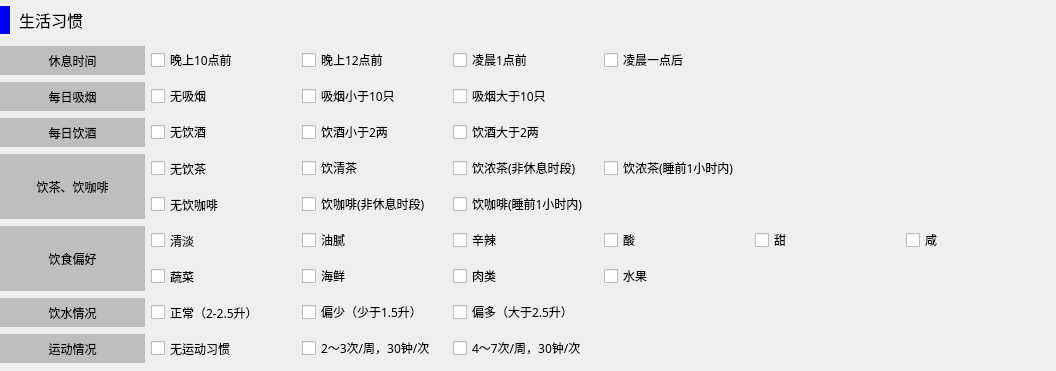
<?xml version="1.0" encoding="UTF-8"?>
<ui version="4.0">
 <class>T3L7</class>
 <widget class="QWidget" name="T3L7">
  <property name="geometry">
   <rect>
    <x>0</x>
    <y>0</y>
    <width>1056</width>
    <height>371</height>
   </rect>
  </property>
  <property name="windowTitle">
   <string>Form</string>
  </property>
  <widget class="QWidget" name="gridLayoutWidget">
   <property name="geometry">
    <rect>
     <x>0</x>
     <y>0</y>
     <width>1051</width>
     <height>364</height>
    </rect>
   </property>
   <property name="font">
    <font>
     <family>微软雅黑</family>
    </font>
   </property>
   <layout class="QGridLayout" name="gridLayout" columnstretch="1,1,1,1,1,1,1">
    <item row="5" column="1">
     <widget class="QCheckBox" name="s52">
      <property name="minimumSize">
       <size>
        <width>0</width>
        <height>29</height>
       </size>
      </property>
      <property name="font">
       <font>
        <family>微软雅黑</family>
       </font>
      </property>
      <property name="text">
       <string>无饮咖啡</string>
      </property>
     </widget>
    </item>
    <item row="8" column="1">
     <widget class="QCheckBox" name="s82">
      <property name="minimumSize">
       <size>
        <width>0</width>
        <height>29</height>
       </size>
      </property>
      <property name="font">
       <font>
        <family>微软雅黑</family>
       </font>
      </property>
      <property name="text">
       <string>正常（2-2.5升）</string>
      </property>
     </widget>
    </item>
    <item row="2" column="2">
     <widget class="QCheckBox" name="s23">
      <property name="font">
       <font>
        <family>微软雅黑</family>
       </font>
      </property>
      <property name="text">
       <string>吸烟小于10只</string>
      </property>
     </widget>
    </item>
    <item row="2" column="3">
     <widget class="QCheckBox" name="s24">
      <property name="font">
       <font>
        <family>微软雅黑</family>
       </font>
      </property>
      <property name="text">
       <string>吸烟大于10只</string>
      </property>
     </widget>
    </item>
    <item row="3" column="1">
     <widget class="QCheckBox" name="s32">
      <property name="font">
       <font>
        <family>微软雅黑</family>
       </font>
      </property>
      <property name="text">
       <string>无饮酒</string>
      </property>
     </widget>
    </item>
    <item row="2" column="1">
     <widget class="QCheckBox" name="s22">
      <property name="font">
       <font>
        <family>微软雅黑</family>
       </font>
      </property>
      <property name="text">
       <string>无吸烟</string>
      </property>
     </widget>
    </item>
    <item row="3" column="0">
     <widget class="QLabel" name="s31">
      <property name="minimumSize">
       <size>
        <width>0</width>
        <height>29</height>
       </size>
      </property>
      <property name="font">
       <font>
        <family>微软雅黑</family>
       </font>
      </property>
      <property name="styleSheet">
       <string notr="true">background-color: rgb(190, 190, 190);</string>
      </property>
      <property name="text">
       <string>每日饮酒</string>
      </property>
      <property name="alignment">
       <set>Qt::AlignCenter</set>
      </property>
     </widget>
    </item>
    <item row="4" column="1">
     <widget class="QCheckBox" name="s42">
      <property name="minimumSize">
       <size>
        <width>0</width>
        <height>29</height>
       </size>
      </property>
      <property name="font">
       <font>
        <family>微软雅黑</family>
       </font>
      </property>
      <property name="text">
       <string>无饮茶</string>
      </property>
     </widget>
    </item>
    <item row="3" column="3">
     <widget class="QCheckBox" name="s34">
      <property name="font">
       <font>
        <family>微软雅黑</family>
       </font>
      </property>
      <property name="text">
       <string>饮酒大于2两</string>
      </property>
     </widget>
    </item>
    <item row="4" column="3">
     <widget class="QCheckBox" name="s44">
      <property name="font">
       <font>
        <family>微软雅黑</family>
       </font>
      </property>
      <property name="text">
       <string>饮浓茶(非休息时段)</string>
      </property>
     </widget>
    </item>
    <item row="4" column="2">
     <widget class="QCheckBox" name="s43">
      <property name="font">
       <font>
        <family>微软雅黑</family>
       </font>
      </property>
      <property name="text">
       <string>饮清茶</string>
      </property>
     </widget>
    </item>
    <item row="8" column="2">
     <widget class="QCheckBox" name="s83">
      <property name="font">
       <font>
        <family>微软雅黑</family>
       </font>
      </property>
      <property name="text">
       <string>偏少（少于1.5升）</string>
      </property>
     </widget>
    </item>
    <item row="6" column="5">
     <widget class="QCheckBox" name="s66">
      <property name="font">
       <font>
        <family>微软雅黑</family>
       </font>
      </property>
      <property name="text">
       <string>甜</string>
      </property>
     </widget>
    </item>
    <item row="1" column="3">
     <widget class="QCheckBox" name="s14">
      <property name="font">
       <font>
        <family>微软雅黑</family>
       </font>
      </property>
      <property name="text">
       <string>凌晨1点前</string>
      </property>
     </widget>
    </item>
    <item row="6" column="6">
     <widget class="QCheckBox" name="s67">
      <property name="font">
       <font>
        <family>微软雅黑</family>
       </font>
      </property>
      <property name="text">
       <string>咸</string>
      </property>
     </widget>
    </item>
    <item row="2" column="0">
     <widget class="QLabel" name="s21">
      <property name="minimumSize">
       <size>
        <width>0</width>
        <height>29</height>
       </size>
      </property>
      <property name="font">
       <font>
        <family>微软雅黑</family>
       </font>
      </property>
      <property name="styleSheet">
       <string notr="true">background-color: rgb(190, 190, 190);</string>
      </property>
      <property name="text">
       <string>每日吸烟</string>
      </property>
      <property name="alignment">
       <set>Qt::AlignCenter</set>
      </property>
     </widget>
    </item>
    <item row="1" column="1">
     <widget class="QCheckBox" name="s12">
      <property name="font">
       <font>
        <family>微软雅黑</family>
       </font>
      </property>
      <property name="text">
       <string>晚上10点前</string>
      </property>
     </widget>
    </item>
    <item row="6" column="4">
     <widget class="QCheckBox" name="s65">
      <property name="font">
       <font>
        <family>微软雅黑</family>
       </font>
      </property>
      <property name="text">
       <string>酸</string>
      </property>
     </widget>
    </item>
    <item row="1" column="4">
     <widget class="QCheckBox" name="s15">
      <property name="font">
       <font>
        <family>微软雅黑</family>
       </font>
      </property>
      <property name="text">
       <string>凌晨一点后</string>
      </property>
     </widget>
    </item>
    <item row="6" column="1">
     <widget class="QCheckBox" name="s62">
      <property name="minimumSize">
       <size>
        <width>0</width>
        <height>29</height>
       </size>
      </property>
      <property name="font">
       <font>
        <family>微软雅黑</family>
       </font>
      </property>
      <property name="text">
       <string>清淡</string>
      </property>
     </widget>
    </item>
    <item row="8" column="0">
     <widget class="QLabel" name="s81">
      <property name="font">
       <font>
        <family>微软雅黑</family>
       </font>
      </property>
      <property name="styleSheet">
       <string notr="true">background-color: rgb(190, 190, 190);</string>
      </property>
      <property name="text">
       <string>饮水情况</string>
      </property>
      <property name="alignment">
       <set>Qt::AlignCenter</set>
      </property>
     </widget>
    </item>
    <item row="9" column="0">
     <widget class="QLabel" name="s91">
      <property name="font">
       <font>
        <family>微软雅黑</family>
       </font>
      </property>
      <property name="styleSheet">
       <string notr="true">background-color: rgb(190, 190, 190);</string>
      </property>
      <property name="text">
       <string>运动情况</string>
      </property>
      <property name="alignment">
       <set>Qt::AlignCenter</set>
      </property>
     </widget>
    </item>
    <item row="6" column="2">
     <widget class="QCheckBox" name="s63">
      <property name="font">
       <font>
        <family>微软雅黑</family>
       </font>
      </property>
      <property name="text">
       <string>油腻</string>
      </property>
     </widget>
    </item>
    <item row="6" column="3">
     <widget class="QCheckBox" name="s64">
      <property name="font">
       <font>
        <family>微软雅黑</family>
       </font>
      </property>
      <property name="text">
       <string>辛辣</string>
      </property>
     </widget>
    </item>
    <item row="5" column="2">
     <widget class="QCheckBox" name="s53">
      <property name="font">
       <font>
        <family>微软雅黑</family>
       </font>
      </property>
      <property name="text">
       <string>饮咖啡(非休息时段)</string>
      </property>
     </widget>
    </item>
    <item row="1" column="2">
     <widget class="QCheckBox" name="s13">
      <property name="font">
       <font>
        <family>微软雅黑</family>
       </font>
      </property>
      <property name="text">
       <string>晚上12点前</string>
      </property>
     </widget>
    </item>
    <item row="3" column="2">
     <widget class="QCheckBox" name="s33">
      <property name="font">
       <font>
        <family>微软雅黑</family>
       </font>
      </property>
      <property name="text">
       <string>饮酒小于2两</string>
      </property>
     </widget>
    </item>
    <item row="1" column="0">
     <widget class="QLabel" name="s11">
      <property name="minimumSize">
       <size>
        <width>0</width>
        <height>29</height>
       </size>
      </property>
      <property name="font">
       <font>
        <family>微软雅黑</family>
       </font>
      </property>
      <property name="styleSheet">
       <string notr="true">background-color: rgb(190, 190, 190);</string>
      </property>
      <property name="text">
       <string>休息时间</string>
      </property>
      <property name="alignment">
       <set>Qt::AlignCenter</set>
      </property>
     </widget>
    </item>
    <item row="4" column="0" rowspan="2">
     <widget class="QLabel" name="s41">
      <property name="font">
       <font>
        <family>微软雅黑</family>
       </font>
      </property>
      <property name="styleSheet">
       <string notr="true">background-color: rgb(190, 190, 190);</string>
      </property>
      <property name="text">
       <string>饮茶、饮咖啡</string>
      </property>
      <property name="alignment">
       <set>Qt::AlignCenter</set>
      </property>
     </widget>
    </item>
    <item row="7" column="1">
     <widget class="QCheckBox" name="s72">
      <property name="minimumSize">
       <size>
        <width>0</width>
        <height>29</height>
       </size>
      </property>
      <property name="font">
       <font>
        <family>微软雅黑</family>
       </font>
      </property>
      <property name="text">
       <string>蔬菜</string>
      </property>
     </widget>
    </item>
    <item row="7" column="2">
     <widget class="QCheckBox" name="s73">
      <property name="font">
       <font>
        <family>微软雅黑</family>
       </font>
      </property>
      <property name="text">
       <string>海鲜</string>
      </property>
     </widget>
    </item>
    <item row="7" column="3">
     <widget class="QCheckBox" name="s74">
      <property name="font">
       <font>
        <family>微软雅黑</family>
       </font>
      </property>
      <property name="text">
       <string>肉类</string>
      </property>
     </widget>
    </item>
    <item row="7" column="4">
     <widget class="QCheckBox" name="s75">
      <property name="font">
       <font>
        <family>微软雅黑</family>
       </font>
      </property>
      <property name="text">
       <string>水果</string>
      </property>
     </widget>
    </item>
    <item row="6" column="0" rowspan="2">
     <widget class="QLabel" name="s61">
      <property name="font">
       <font>
        <family>微软雅黑</family>
       </font>
      </property>
      <property name="styleSheet">
       <string notr="true">background-color: rgb(190, 190, 190);</string>
      </property>
      <property name="text">
       <string>饮食偏好</string>
      </property>
      <property name="alignment">
       <set>Qt::AlignCenter</set>
      </property>
     </widget>
    </item>
    <item row="8" column="3">
     <widget class="QCheckBox" name="s84">
      <property name="font">
       <font>
        <family>微软雅黑</family>
       </font>
      </property>
      <property name="text">
       <string>偏多（大于2.5升）</string>
      </property>
     </widget>
    </item>
    <item row="9" column="1">
     <widget class="QCheckBox" name="s92">
      <property name="minimumSize">
       <size>
        <width>0</width>
        <height>29</height>
       </size>
      </property>
      <property name="font">
       <font>
        <family>微软雅黑</family>
       </font>
      </property>
      <property name="text">
       <string>无运动习惯</string>
      </property>
     </widget>
    </item>
    <item row="9" column="2">
     <widget class="QCheckBox" name="s93">
      <property name="font">
       <font>
        <family>微软雅黑</family>
       </font>
      </property>
      <property name="text">
       <string>2～3次/周，30钟/次</string>
      </property>
     </widget>
    </item>
    <item row="9" column="3">
     <widget class="QCheckBox" name="s94">
      <property name="font">
       <font>
        <family>微软雅黑</family>
       </font>
      </property>
      <property name="text">
       <string>4～7次/周，30钟/次</string>
      </property>
     </widget>
    </item>
    <item row="5" column="3">
     <widget class="QCheckBox" name="s54">
      <property name="font">
       <font>
        <family>微软雅黑</family>
       </font>
      </property>
      <property name="text">
       <string>饮咖啡(睡前1小时内)</string>
      </property>
     </widget>
    </item>
    <item row="4" column="4">
     <widget class="QCheckBox" name="s45">
      <property name="font">
       <font>
        <family>微软雅黑</family>
       </font>
      </property>
      <property name="text">
       <string>饮浓茶(睡前1小时内)</string>
      </property>
     </widget>
    </item>
    <item row="0" column="0" colspan="7">
     <widget class="QLabel" name="label">
      <property name="minimumSize">
       <size>
        <width>0</width>
        <height>38</height>
       </size>
      </property>
      <property name="maximumSize">
       <size>
        <width>16777215</width>
        <height>38</height>
       </size>
      </property>
      <property name="font">
       <font>
        <family>微软雅黑</family>
        <pointsize>12</pointsize>
       </font>
      </property>
      <property name="styleSheet">
       <string notr="true">border-left: 10px solid blue;
border-radius:5px;
padding-left: 5px;
</string>
      </property>
      <property name="text">
       <string>生活习惯</string>
      </property>
     </widget>
    </item>
   </layout>
  </widget>
 </widget>
 <resources/>
 <connections/>
</ui>
